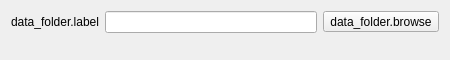
<?xml version="1.0" encoding="UTF-8"?>
<ui version="4.0">
 <class>MetadataOverrideOptionsPage</class>
 <widget class="QWidget" name="MetadataOverrideOptionsPage">
  <property name="geometry">
   <rect>
    <x>0</x>
    <y>0</y>
    <width>450</width>
    <height>60</height>
   </rect>
  </property>
  <property name="sizePolicy">
   <sizepolicy hsizetype="MinimumExpanding" vsizetype="Preferred">
    <horstretch>0</horstretch>
    <verstretch>0</verstretch>
   </sizepolicy>
  </property>
  <property name="minimumSize">
   <size>
    <width>350</width>
    <height>50</height>
   </size>
  </property>
  <property name="windowTitle">
   <string>window.title</string>
  </property>
  <layout class="QVBoxLayout">
   <item>
    <layout class="QHBoxLayout" name="horizontalLayout">
     <item>
      <widget class="QLabel" name="data_folder_label">
       <property name="text">
        <string>data_folder.label</string>
       </property>
      </widget>
     </item>
     <item>
      <widget class="QLineEdit" name="data_folder_edit">
       <property name="sizePolicy">
        <sizepolicy hsizetype="MinimumExpanding" vsizetype="Fixed">
         <horstretch>0</horstretch>
         <verstretch>0</verstretch>
        </sizepolicy>
       </property>
      </widget>
     </item>
     <item>
      <widget class="QToolButton" name="data_folder_browse">
       <property name="text">
        <string>data_folder.browse</string>
       </property>
      </widget>
     </item>
    </layout>
   </item>
   <item>
    <spacer name="verticalSpacer">
     <property name="orientation">
      <enum>Qt::Orientation::Vertical</enum>
     </property>
     <property name="sizeHint" stdset="0">
      <size>
       <width>20</width>
       <height>0</height>
      </size>
     </property>
    </spacer>
   </item>
  </layout>
 </widget>
 <resources/>
 <connections/>
</ui>
